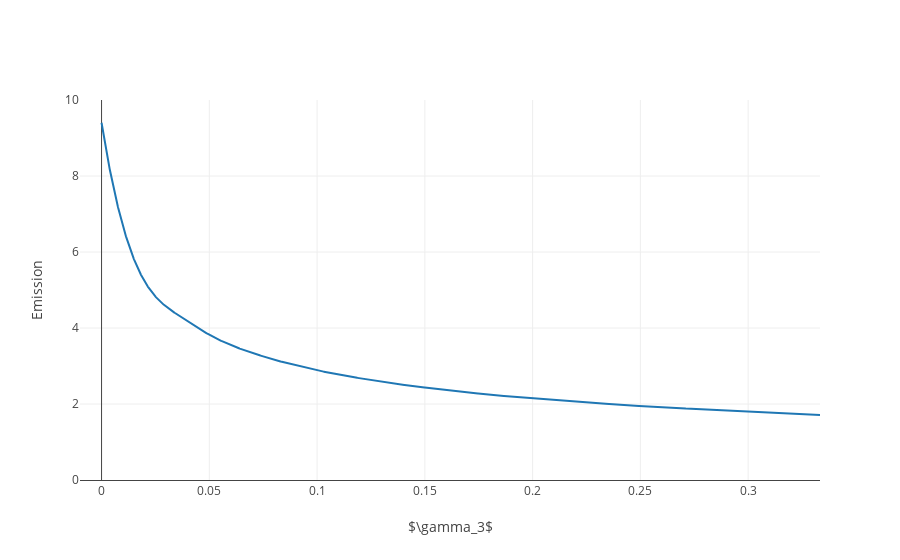

The cell this chart's notebook holds for it:
### Code cell
import plotly.graph_objects as go

γ_3_ems_spline=interpolate.make_interp_spline(γ_3, [state.variables[0] for state in sim_res[233][:20]])
γ_3_interp = np.linspace(0,1/3, 3000)
ems_interp = γ_3_ems_spline(γ_3_interp)
                            
fig = go.Figure()
fig.add_trace(go.Scatter(x=γ_3_interp, y=ems_interp))
fig.update_xaxes(range=[-0.01, 1./3], showline=True, title=r"$\gamma_3$")
fig.update_yaxes(title="Emission", range=[0, 10])

### Figure 1 — Plotly figure (JSON) as saved in the notebook; plotly's stock layout.template omitted (floating-point values rounded to 4 significant figures; data arrays with more than 128 entries replaced by an {"elided": "..."} marker saying what was removed)
{"data": [{"type": "scatter", "x": {"elided": "3000 float values"}, "y": {"elided": "3000 float values"}}], "layout": {"xaxis": {"range": [-0.01, 0.3333], "showline": true, "title": {"text": "$\\gamma_3$"}}, "yaxis": {"range": [0, 10], "title": {"text": "Emission"}}}}
